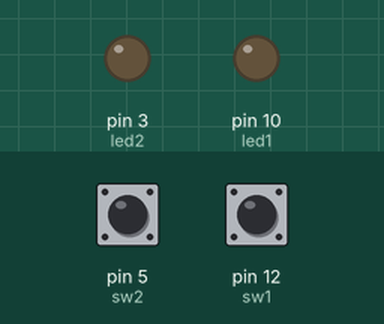
Recording of a sketch running on a simulated Arduino Uno, built with avr-gcc and run on an emulated ATmega328P. Parts: output pins drawn as LEDs (lit = HIGH). Dashed ring = blinking. Inputs (shaded band) come from the test bench; at power-on: pin 5 (sw2) HIGH, pin 12 (sw1) HIGH.

Above: at 1.2 s.
1.3 s: pin 5 (sw2) pulled LOW for 0.15 s
At 2.5 s:
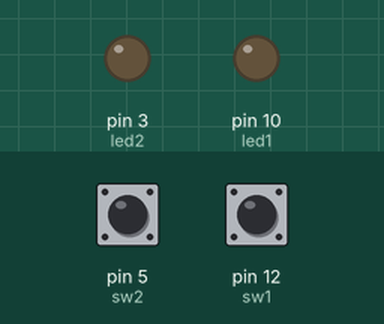
3.0 s: pin 12 (sw1) pulled LOW for 0.15 s
At 3.4 s:
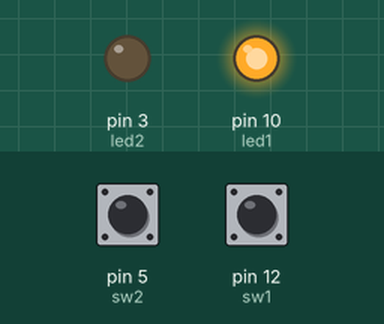
5.5 s: pin 5 (sw2) pulled LOW for 1 s
At 5.8 s:
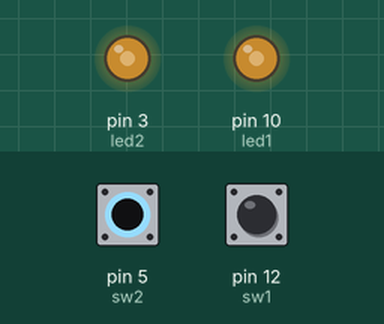
8.0 s: pin 5 (sw2) pulled LOW for 3.2 s
At 12.4 s:
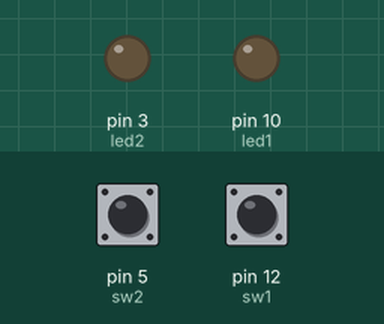
12.7 s: pin 12 (sw1) pulled LOW for 3.2 s
At 13.6 s:
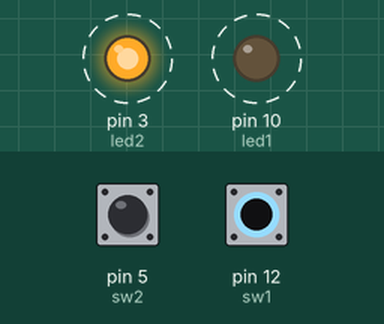
Timing chart, 0 to 18.2 s (numbered marks = the images above; inputs shaded):
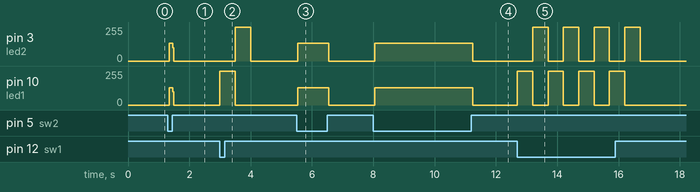

Measured:
- after the input at 1.3 s, pin 3 (led2): 0/255 → 132/255 at once, → 0/255 0.12 s later; pin 10 (led1): 0/255 → 131/255 at once, → 0/255 0.12 s later
- after the input at 3.0 s, pin 3 (led2): 0/255 → 255/255 after 0.50 s, → 0/255 0.50 s later; pin 10 (led1): 0/255 → 255/255 at once, → 0/255 0.50 s later
- after the input at 5.5 s, pin 3 (led2): 0/255 → 132/255 at once, → 0/255 1.0 s later; pin 10 (led1): 0/255 → 131/255 at once, → 0/255 1.0 s later
- after the input at 8.0 s, pin 3 (led2): 0/255 → 132/255 at once, → 0/255 3.2 s later; pin 10 (led1): 0/255 → 131/255 at once, → 0/255 3.2 s later
- after the input at 12.7 s, pin 3 (led2): alternates 255/255 for 0.50 s and 0/255 for 0.50 s, 8 changes in all, then stays 0/255, starting after 0.50 s; pin 10 (led1): alternates 255/255 for 0.50 s and 0/255 for 0.50 s, 8 changes in all, then stays 0/255, starting at once

The sketch:

sketch_aug04b.ino
```cpp
int sw1 = 12;
int led1 = 10;
int sw2 = 5;
int led2 = 3;

void setup() {
  pinMode(led1, OUTPUT);
  pinMode(led2, OUTPUT);
  pinMode(sw1, INPUT_PULLUP);
  pinMode(sw2, INPUT_PULLUP);
}

void loop() {
 // if(digitalRead(sw1) == LOW)
  //digitalWrite(led1,HIGH);
 // else
  //digitalWrite(led1,LOW);

 // digitalWrite(led1,HIGH);
 // delay(3000);
  //digitalWrite(led1,LOW);
 // delay(1000);


 // if(digitalRead(sw2) == LOW)
 // digitalWrite(led2,HIGH);
 // else
 // digitalWrite(led2,LOW);

 //digitalWrite(led2,HIGH);
 // delay(3000);
 // digitalWrite(led2,LOW);
 // delay(1000);

 if(digitalRead(sw1) == LOW)
 {
 digitalWrite(led1,HIGH);
 digitalWrite(led2,LOW);
 delay(500);
 digitalWrite(led1,LOW);
 digitalWrite(led2,HIGH);
 delay(500);
 }
 else
 {
 digitalWrite(led1,LOW);
 digitalWrite(led2,LOW);
 }

 if(digitalRead(sw2) == LOW)
 {
  digitalWrite(led1,HIGH);
  digitalWrite(led2,HIGH);
 }
 else
 {
 digitalWrite(led1,LOW);
 digitalWrite(led2,LOW);
 }
}
```
